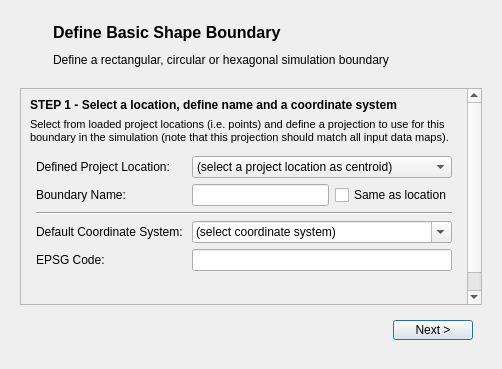
<?xml version="1.0" encoding="UTF-8"?>
<ui version="4.0">
 <class>AddShapeDialog</class>
 <widget class="QDialog" name="AddShapeDialog">
  <property name="geometry">
   <rect>
    <x>0</x>
    <y>0</y>
    <width>502</width>
    <height>369</height>
   </rect>
  </property>
  <property name="windowTitle">
   <string>Setup New Project</string>
  </property>
  <layout class="QVBoxLayout" name="verticalLayout">
   <item>
    <widget class="QWidget" name="header" native="true">
     <layout class="QGridLayout" name="gridLayout_12">
      <property name="leftMargin">
       <number>6</number>
      </property>
      <property name="topMargin">
       <number>6</number>
      </property>
      <property name="rightMargin">
       <number>6</number>
      </property>
      <property name="bottomMargin">
       <number>6</number>
      </property>
      <item row="0" column="0">
       <widget class="QLabel" name="title_logo">
        <property name="minimumSize">
         <size>
          <width>30</width>
          <height>30</height>
         </size>
        </property>
        <property name="maximumSize">
         <size>
          <width>30</width>
          <height>30</height>
         </size>
        </property>
        <property name="text">
         <string/>
        </property>
        <property name="pixmap">
         <pixmap resource="../graphics/ubeats.qrc">:/icons/custom_shape.png</pixmap>
        </property>
        <property name="scaledContents">
         <bool>true</bool>
        </property>
       </widget>
      </item>
      <item row="1" column="1">
       <widget class="QLabel" name="subtitle">
        <property name="text">
         <string>Define a rectangular, circular or hexagonal simulation boundary</string>
        </property>
       </widget>
      </item>
      <item row="0" column="1">
       <widget class="QLabel" name="title">
        <property name="font">
         <font>
          <pointsize>12</pointsize>
          <weight>75</weight>
          <bold>true</bold>
         </font>
        </property>
        <property name="text">
         <string>Define Basic Shape Boundary</string>
        </property>
       </widget>
      </item>
     </layout>
    </widget>
   </item>
   <item>
    <widget class="QStackedWidget" name="shape_stack">
     <property name="currentIndex">
      <number>0</number>
     </property>
     <widget class="QWidget" name="page">
      <layout class="QVBoxLayout" name="verticalLayout_3">
       <item>
        <widget class="QScrollArea" name="step1scrollArea">
         <property name="verticalScrollBarPolicy">
          <enum>Qt::ScrollBarAlwaysOn</enum>
         </property>
         <property name="widgetResizable">
          <bool>true</bool>
         </property>
         <widget class="QWidget" name="scrollAreaWidgetContents">
          <property name="geometry">
           <rect>
            <x>0</x>
            <y>0</y>
            <width>447</width>
            <height>234</height>
           </rect>
          </property>
          <layout class="QVBoxLayout" name="verticalLayout_2">
           <item>
            <widget class="QLabel" name="step1title">
             <property name="text">
              <string>&lt;html&gt;&lt;head/&gt;&lt;body&gt;&lt;p&gt;&lt;span style=&quot; font-weight:600;&quot;&gt;STEP 1 - Select a location, define name and a coordinate system&lt;/span&gt;&lt;/p&gt;&lt;/body&gt;&lt;/html&gt;</string>
             </property>
            </widget>
           </item>
           <item>
            <widget class="QLabel" name="step1descr">
             <property name="whatsThis">
              <string>Width of the square cell in the city grid in metres</string>
             </property>
             <property name="text">
              <string>&lt;!DOCTYPE HTML PUBLIC &quot;-//W3C//DTD HTML 4.0//EN&quot; &quot;http://www.w3.org/TR/REC-html40/strict.dtd&quot;&gt;
&lt;html&gt;&lt;head&gt;&lt;meta name=&quot;qrichtext&quot; content=&quot;1&quot; /&gt;&lt;style type=&quot;text/css&quot;&gt;
p, li { white-space: pre-wrap; }
&lt;/style&gt;&lt;/head&gt;&lt;body style=&quot; font-family:'MS Shell Dlg 2'; font-size:8pt; font-weight:400; font-style:normal;&quot;&gt;
&lt;p style=&quot; margin-top:0px; margin-bottom:0px; margin-left:0px; margin-right:0px; -qt-block-indent:0; text-indent:0px;&quot;&gt;Select from loaded project locations (i.e. points) and define a projection to use for this boundary in the simulation (note that this projection should match all input data maps).&lt;/p&gt;&lt;/body&gt;&lt;/html&gt;</string>
             </property>
             <property name="wordWrap">
              <bool>true</bool>
             </property>
            </widget>
           </item>
           <item>
            <widget class="QWidget" name="step1widget" native="true">
             <layout class="QGridLayout" name="gridLayout_11">
              <property name="leftMargin">
               <number>6</number>
              </property>
              <property name="topMargin">
               <number>6</number>
              </property>
              <property name="rightMargin">
               <number>6</number>
              </property>
              <property name="bottomMargin">
               <number>6</number>
              </property>
              <item row="0" column="1" colspan="2">
               <widget class="QComboBox" name="loc_name_combo">
                <item>
                 <property name="text">
                  <string>(select a project location as centroid)</string>
                 </property>
                </item>
               </widget>
              </item>
              <item row="1" column="1">
               <widget class="QLineEdit" name="shape_name_line"/>
              </item>
              <item row="4" column="0">
               <widget class="QLabel" name="epsg_lbl">
                <property name="text">
                 <string>EPSG Code:</string>
                </property>
               </widget>
              </item>
              <item row="1" column="0">
               <widget class="QLabel" name="shape_name_lbl">
                <property name="text">
                 <string>Boundary Name:</string>
                </property>
               </widget>
              </item>
              <item row="3" column="1" colspan="2">
               <widget class="QComboBox" name="coords_combo">
                <property name="editable">
                 <bool>true</bool>
                </property>
                <property name="currentIndex">
                 <number>0</number>
                </property>
                <item>
                 <property name="text">
                  <string>(select coordinate system)</string>
                 </property>
                </item>
               </widget>
              </item>
              <item row="4" column="1" colspan="2">
               <widget class="QLineEdit" name="epsg_line"/>
              </item>
              <item row="0" column="0">
               <widget class="QLabel" name="loc_name_lbl">
                <property name="text">
                 <string>Defined Project Location:</string>
                </property>
               </widget>
              </item>
              <item row="3" column="0">
               <widget class="QLabel" name="coords_lbl">
                <property name="minimumSize">
                 <size>
                  <width>150</width>
                  <height>0</height>
                 </size>
                </property>
                <property name="text">
                 <string>Default Coordinate System:</string>
                </property>
               </widget>
              </item>
              <item row="1" column="2">
               <widget class="QCheckBox" name="name_loc_same_check">
                <property name="text">
                 <string>Same as location</string>
                </property>
               </widget>
              </item>
              <item row="2" column="0" colspan="3">
               <widget class="Line" name="line">
                <property name="orientation">
                 <enum>Qt::Horizontal</enum>
                </property>
               </widget>
              </item>
             </layout>
            </widget>
           </item>
           <item>
            <spacer name="verticalSpacer_3">
             <property name="orientation">
              <enum>Qt::Vertical</enum>
             </property>
             <property name="sizeHint" stdset="0">
              <size>
               <width>20</width>
               <height>40</height>
              </size>
             </property>
            </spacer>
           </item>
          </layout>
         </widget>
        </widget>
       </item>
       <item>
        <widget class="QWidget" name="footer" native="true">
         <property name="minimumSize">
          <size>
           <width>0</width>
           <height>38</height>
          </size>
         </property>
         <property name="maximumSize">
          <size>
           <width>16777215</width>
           <height>38</height>
          </size>
         </property>
         <layout class="QHBoxLayout" name="horizontalLayout_2">
          <item>
           <spacer name="horizontalSpacer">
            <property name="orientation">
             <enum>Qt::Horizontal</enum>
            </property>
            <property name="sizeHint" stdset="0">
             <size>
              <width>40</width>
              <height>20</height>
             </size>
            </property>
           </spacer>
          </item>
          <item>
           <widget class="QPushButton" name="next_button">
            <property name="text">
             <string>Next &gt;</string>
            </property>
           </widget>
          </item>
         </layout>
        </widget>
       </item>
      </layout>
     </widget>
     <widget class="QWidget" name="page_3">
      <layout class="QVBoxLayout" name="verticalLayout_5">
       <item>
        <widget class="QScrollArea" name="step2scrollArea">
         <property name="verticalScrollBarPolicy">
          <enum>Qt::ScrollBarAlwaysOn</enum>
         </property>
         <property name="widgetResizable">
          <bool>true</bool>
         </property>
         <widget class="QWidget" name="scrollAreaWidgetContents_2">
          <property name="geometry">
           <rect>
            <x>0</x>
            <y>0</y>
            <width>447</width>
            <height>220</height>
           </rect>
          </property>
          <layout class="QVBoxLayout" name="verticalLayout_4">
           <item>
            <widget class="QLabel" name="step2title">
             <property name="text">
              <string>&lt;html&gt;&lt;head/&gt;&lt;body&gt;&lt;p&gt;&lt;span style=&quot; font-weight:600;&quot;&gt;STEP 2 - Define Boundary Shape&lt;/span&gt;&lt;/p&gt;&lt;/body&gt;&lt;/html&gt;</string>
             </property>
            </widget>
           </item>
           <item>
            <widget class="QLabel" name="step2descr">
             <property name="whatsThis">
              <string>Width of the square cell in the city grid in metres</string>
             </property>
             <property name="text">
              <string>&lt;!DOCTYPE HTML PUBLIC &quot;-//W3C//DTD HTML 4.0//EN&quot; &quot;http://www.w3.org/TR/REC-html40/strict.dtd&quot;&gt;
&lt;html&gt;&lt;head&gt;&lt;meta name=&quot;qrichtext&quot; content=&quot;1&quot; /&gt;&lt;style type=&quot;text/css&quot;&gt;
p, li { white-space: pre-wrap; }
&lt;/style&gt;&lt;/head&gt;&lt;body style=&quot; font-family:'MS Shell Dlg 2'; font-size:8pt; font-weight:400; font-style:normal;&quot;&gt;
&lt;p style=&quot; margin-top:0px; margin-bottom:0px; margin-left:0px; margin-right:0px; -qt-block-indent:0; text-indent:0px;&quot;&gt;Select from a rectangle, circle or hexagon and specify dimensions [km]&lt;/p&gt;&lt;/body&gt;&lt;/html&gt;</string>
             </property>
            </widget>
           </item>
           <item>
            <widget class="QWidget" name="step2widget" native="true">
             <layout class="QGridLayout" name="gridLayout">
              <property name="leftMargin">
               <number>6</number>
              </property>
              <property name="topMargin">
               <number>6</number>
              </property>
              <property name="rightMargin">
               <number>6</number>
              </property>
              <property name="bottomMargin">
               <number>6</number>
              </property>
              <item row="2" column="0">
               <widget class="QLabel" name="rectangle_img">
                <property name="minimumSize">
                 <size>
                  <width>0</width>
                  <height>30</height>
                 </size>
                </property>
                <property name="maximumSize">
                 <size>
                  <width>30</width>
                  <height>30</height>
                 </size>
                </property>
                <property name="text">
                 <string/>
                </property>
                <property name="pixmap">
                 <pixmap resource="../graphics/ubeats.qrc">:/icons/rectangle.png</pixmap>
                </property>
                <property name="scaledContents">
                 <bool>true</bool>
                </property>
               </widget>
              </item>
              <item row="5" column="0">
               <widget class="QLabel" name="rect_h_lbl">
                <property name="text">
                 <string>H</string>
                </property>
               </widget>
              </item>
              <item row="2" column="4">
               <widget class="QLabel" name="hex_img">
                <property name="minimumSize">
                 <size>
                  <width>30</width>
                  <height>30</height>
                 </size>
                </property>
                <property name="maximumSize">
                 <size>
                  <width>30</width>
                  <height>30</height>
                 </size>
                </property>
                <property name="text">
                 <string/>
                </property>
                <property name="pixmap">
                 <pixmap resource="../graphics/ubeats.qrc">:/icons/hexagon.png</pixmap>
                </property>
                <property name="scaledContents">
                 <bool>true</bool>
                </property>
               </widget>
              </item>
              <item row="5" column="4">
               <widget class="QLabel" name="hex_edge_lbl">
                <property name="text">
                 <string>Edge</string>
                </property>
               </widget>
              </item>
              <item row="2" column="2">
               <widget class="QLabel" name="circle_img">
                <property name="minimumSize">
                 <size>
                  <width>30</width>
                  <height>30</height>
                 </size>
                </property>
                <property name="maximumSize">
                 <size>
                  <width>30</width>
                  <height>30</height>
                 </size>
                </property>
                <property name="text">
                 <string/>
                </property>
                <property name="pixmap">
                 <pixmap resource="../graphics/ubeats.qrc">:/icons/circle.png</pixmap>
                </property>
                <property name="scaledContents">
                 <bool>true</bool>
                </property>
               </widget>
              </item>
              <item row="4" column="4">
               <widget class="QLabel" name="hex_orient_lbl">
                <property name="text">
                 <string>Direction</string>
                </property>
               </widget>
              </item>
              <item row="4" column="2">
               <widget class="QLabel" name="circ_radius_lbl">
                <property name="text">
                 <string>Radius</string>
                </property>
               </widget>
              </item>
              <item row="4" column="5">
               <widget class="QComboBox" name="hex_orient_combo">
                <item>
                 <property name="text">
                  <string>North-South</string>
                 </property>
                </item>
                <item>
                 <property name="text">
                  <string>East-West</string>
                 </property>
                </item>
               </widget>
              </item>
              <item row="2" column="1">
               <widget class="QRadioButton" name="rectangle_radio">
                <property name="text">
                 <string>Rectangle</string>
                </property>
               </widget>
              </item>
              <item row="4" column="0">
               <widget class="QLabel" name="rect_w_lbl">
                <property name="text">
                 <string>W</string>
                </property>
               </widget>
              </item>
              <item row="2" column="3">
               <widget class="QRadioButton" name="circle_radio">
                <property name="text">
                 <string>Circle</string>
                </property>
               </widget>
              </item>
              <item row="2" column="5">
               <widget class="QRadioButton" name="hex_radio">
                <property name="text">
                 <string>Hexagon</string>
                </property>
               </widget>
              </item>
              <item row="4" column="1">
               <widget class="QLineEdit" name="rect_w_line"/>
              </item>
              <item row="5" column="1">
               <widget class="QLineEdit" name="rect_h_line"/>
              </item>
              <item row="4" column="3">
               <widget class="QLineEdit" name="circ_radius_line"/>
              </item>
              <item row="5" column="5">
               <widget class="QLineEdit" name="hex_edge_line"/>
              </item>
             </layout>
            </widget>
           </item>
           <item>
            <spacer name="verticalSpacer_4">
             <property name="orientation">
              <enum>Qt::Vertical</enum>
             </property>
             <property name="sizeHint" stdset="0">
              <size>
               <width>20</width>
               <height>40</height>
              </size>
             </property>
            </spacer>
           </item>
          </layout>
         </widget>
        </widget>
       </item>
       <item>
        <widget class="QWidget" name="footer2" native="true">
         <property name="minimumSize">
          <size>
           <width>0</width>
           <height>38</height>
          </size>
         </property>
         <property name="maximumSize">
          <size>
           <width>16777215</width>
           <height>38</height>
          </size>
         </property>
         <layout class="QHBoxLayout" name="horizontalLayout_3">
          <item>
           <spacer name="horizontalSpacer_2">
            <property name="orientation">
             <enum>Qt::Horizontal</enum>
            </property>
            <property name="sizeHint" stdset="0">
             <size>
              <width>40</width>
              <height>20</height>
             </size>
            </property>
           </spacer>
          </item>
          <item>
           <widget class="QPushButton" name="back_button">
            <property name="text">
             <string>&lt; Back</string>
            </property>
           </widget>
          </item>
          <item>
           <widget class="QPushButton" name="finish_button">
            <property name="text">
             <string>Finish</string>
            </property>
           </widget>
          </item>
         </layout>
        </widget>
       </item>
      </layout>
     </widget>
    </widget>
   </item>
  </layout>
 </widget>
 <resources>
  <include location="../graphics/ubeats.qrc"/>
 </resources>
 <connections/>
</ui>
